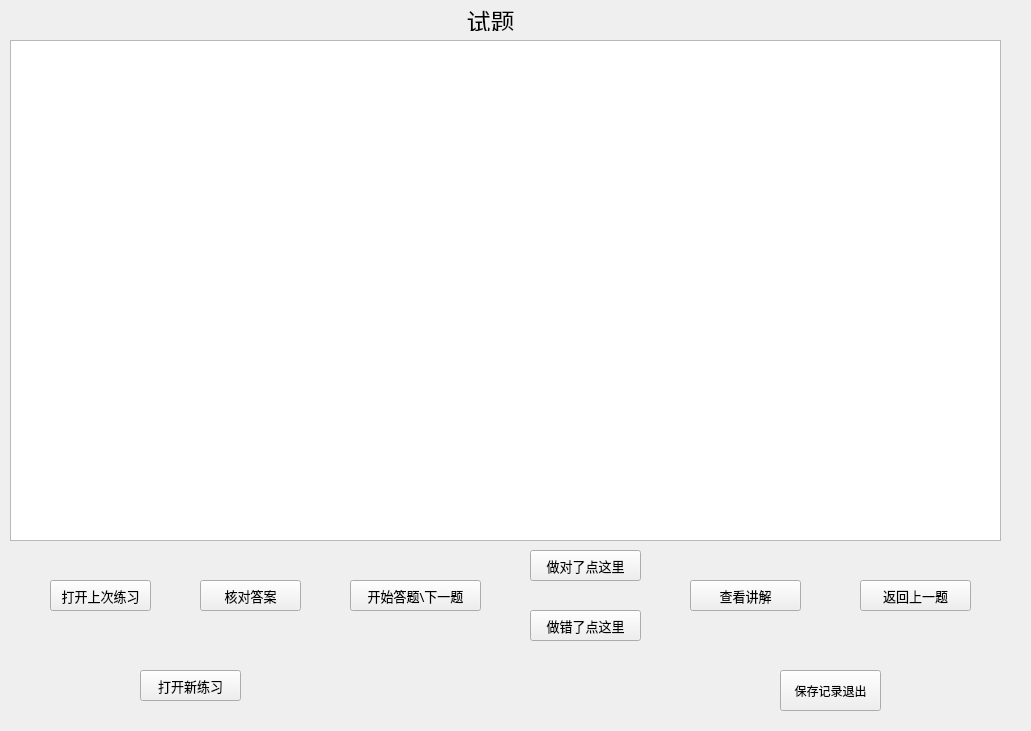
<?xml version="1.0" encoding="UTF-8"?>
<ui version="4.0">
 <class>Form</class>
 <widget class="QWidget" name="Form">
  <property name="geometry">
   <rect>
    <x>0</x>
    <y>0</y>
    <width>1031</width>
    <height>731</height>
   </rect>
  </property>
  <property name="windowTitle">
   <string>数学题训练助手</string>
  </property>
  <widget class="QTextEdit" name="textEdit">
   <property name="geometry">
    <rect>
     <x>10</x>
     <y>40</y>
     <width>991</width>
     <height>501</height>
    </rect>
   </property>
   <property name="documentTitle">
    <string/>
   </property>
  </widget>
  <widget class="QLabel" name="label_2">
   <property name="geometry">
    <rect>
     <x>400</x>
     <y>10</y>
     <width>181</width>
     <height>21</height>
    </rect>
   </property>
   <property name="font">
    <font>
     <family>新宋体</family>
     <pointsize>18</pointsize>
    </font>
   </property>
   <property name="layoutDirection">
    <enum>Qt::LeftToRight</enum>
   </property>
   <property name="text">
    <string>试题</string>
   </property>
   <property name="alignment">
    <set>Qt::AlignCenter</set>
   </property>
  </widget>
  <widget class="QPushButton" name="pushButton">
   <property name="geometry">
    <rect>
     <x>200</x>
     <y>580</y>
     <width>101</width>
     <height>31</height>
    </rect>
   </property>
   <property name="font">
    <font>
     <family>新宋体</family>
     <pointsize>10</pointsize>
    </font>
   </property>
   <property name="text">
    <string>核对答案</string>
   </property>
  </widget>
  <widget class="QPushButton" name="pushButton_3">
   <property name="geometry">
    <rect>
     <x>690</x>
     <y>580</y>
     <width>111</width>
     <height>31</height>
    </rect>
   </property>
   <property name="font">
    <font>
     <family>新宋体</family>
     <pointsize>10</pointsize>
    </font>
   </property>
   <property name="text">
    <string>查看讲解</string>
   </property>
  </widget>
  <widget class="QPushButton" name="pushButton_4">
   <property name="geometry">
    <rect>
     <x>350</x>
     <y>580</y>
     <width>131</width>
     <height>31</height>
    </rect>
   </property>
   <property name="font">
    <font>
     <family>新宋体</family>
     <pointsize>10</pointsize>
    </font>
   </property>
   <property name="text">
    <string>开始答题\下一题</string>
   </property>
  </widget>
  <widget class="QPushButton" name="pushButton_2">
   <property name="geometry">
    <rect>
     <x>140</x>
     <y>670</y>
     <width>101</width>
     <height>31</height>
    </rect>
   </property>
   <property name="font">
    <font>
     <family>新宋体</family>
     <pointsize>10</pointsize>
    </font>
   </property>
   <property name="text">
    <string>打开新练习</string>
   </property>
  </widget>
  <widget class="QLabel" name="label_3">
   <property name="geometry">
    <rect>
     <x>400</x>
     <y>660</y>
     <width>151</width>
     <height>41</height>
    </rect>
   </property>
   <property name="font">
    <font>
     <family>新宋体</family>
     <pointsize>12</pointsize>
    </font>
   </property>
   <property name="layoutDirection">
    <enum>Qt::LeftToRight</enum>
   </property>
   <property name="text">
    <string/>
   </property>
   <property name="alignment">
    <set>Qt::AlignCenter</set>
   </property>
  </widget>
  <widget class="QPushButton" name="pushButton_5">
   <property name="geometry">
    <rect>
     <x>780</x>
     <y>670</y>
     <width>101</width>
     <height>41</height>
    </rect>
   </property>
   <property name="text">
    <string>保存记录退出</string>
   </property>
  </widget>
  <widget class="QPushButton" name="pushButton_6">
   <property name="geometry">
    <rect>
     <x>50</x>
     <y>580</y>
     <width>101</width>
     <height>31</height>
    </rect>
   </property>
   <property name="font">
    <font>
     <family>新宋体</family>
     <pointsize>10</pointsize>
    </font>
   </property>
   <property name="text">
    <string>打开上次练习</string>
   </property>
  </widget>
  <widget class="QPushButton" name="pushButton_7">
   <property name="geometry">
    <rect>
     <x>860</x>
     <y>580</y>
     <width>111</width>
     <height>31</height>
    </rect>
   </property>
   <property name="font">
    <font>
     <family>新宋体</family>
     <pointsize>10</pointsize>
    </font>
   </property>
   <property name="text">
    <string>返回上一题</string>
   </property>
  </widget>
  <widget class="QPushButton" name="pushButton_8">
   <property name="geometry">
    <rect>
     <x>530</x>
     <y>550</y>
     <width>111</width>
     <height>31</height>
    </rect>
   </property>
   <property name="font">
    <font>
     <family>新宋体</family>
     <pointsize>10</pointsize>
    </font>
   </property>
   <property name="text">
    <string>做对了点这里</string>
   </property>
  </widget>
  <widget class="QPushButton" name="pushButton_9">
   <property name="geometry">
    <rect>
     <x>530</x>
     <y>610</y>
     <width>111</width>
     <height>31</height>
    </rect>
   </property>
   <property name="font">
    <font>
     <family>新宋体</family>
     <pointsize>10</pointsize>
    </font>
   </property>
   <property name="text">
    <string>做错了点这里</string>
   </property>
  </widget>
 </widget>
 <resources/>
 <connections>
  <connection>
   <sender>pushButton</sender>
   <signal>clicked()</signal>
   <receiver>Form</receiver>
   <slot>slot_check()</slot>
   <hints>
    <hint type="sourcelabel">
     <x>278</x>
     <y>607</y>
    </hint>
    <hint type="destinationlabel">
     <x>349</x>
     <y>622</y>
    </hint>
   </hints>
  </connection>
  <connection>
   <sender>pushButton_3</sender>
   <signal>clicked()</signal>
   <receiver>Form</receiver>
   <slot>slot_read()</slot>
   <hints>
    <hint type="sourcelabel">
     <x>690</x>
     <y>595</y>
    </hint>
    <hint type="destinationlabel">
     <x>775</x>
     <y>631</y>
    </hint>
   </hints>
  </connection>
  <connection>
   <sender>pushButton_4</sender>
   <signal>clicked()</signal>
   <receiver>Form</receiver>
   <slot>slot_testnext()</slot>
   <hints>
    <hint type="sourcelabel">
     <x>455</x>
     <y>588</y>
    </hint>
    <hint type="destinationlabel">
     <x>458</x>
     <y>652</y>
    </hint>
   </hints>
  </connection>
  <connection>
   <sender>pushButton_2</sender>
   <signal>clicked()</signal>
   <receiver>Form</receiver>
   <slot>slot_fileopen()</slot>
   <hints>
    <hint type="sourcelabel">
     <x>240</x>
     <y>670</y>
    </hint>
    <hint type="destinationlabel">
     <x>114</x>
     <y>602</y>
    </hint>
   </hints>
  </connection>
  <connection>
   <sender>pushButton_5</sender>
   <signal>clicked()</signal>
   <receiver>Form</receiver>
   <slot>slot_exit()</slot>
   <hints>
    <hint type="sourcelabel">
     <x>812</x>
     <y>688</y>
    </hint>
    <hint type="destinationlabel">
     <x>849</x>
     <y>686</y>
    </hint>
   </hints>
  </connection>
  <connection>
   <sender>pushButton_6</sender>
   <signal>clicked()</signal>
   <receiver>Form</receiver>
   <slot>slot_oldfile()</slot>
   <hints>
    <hint type="sourcelabel">
     <x>150</x>
     <y>610</y>
    </hint>
    <hint type="destinationlabel">
     <x>162</x>
     <y>700</y>
    </hint>
   </hints>
  </connection>
  <connection>
   <sender>pushButton_7</sender>
   <signal>clicked()</signal>
   <receiver>Form</receiver>
   <slot>slot_back()</slot>
   <hints>
    <hint type="sourcelabel">
     <x>919</x>
     <y>599</y>
    </hint>
    <hint type="destinationlabel">
     <x>935</x>
     <y>634</y>
    </hint>
   </hints>
  </connection>
  <connection>
   <sender>pushButton_8</sender>
   <signal>clicked()</signal>
   <receiver>Form</receiver>
   <slot>slot_yes()</slot>
   <hints>
    <hint type="sourcelabel">
     <x>575</x>
     <y>571</y>
    </hint>
    <hint type="destinationlabel">
     <x>574</x>
     <y>587</y>
    </hint>
   </hints>
  </connection>
  <connection>
   <sender>pushButton_9</sender>
   <signal>clicked()</signal>
   <receiver>Form</receiver>
   <slot>slot_no()</slot>
   <hints>
    <hint type="sourcelabel">
     <x>617</x>
     <y>627</y>
    </hint>
    <hint type="destinationlabel">
     <x>625</x>
     <y>667</y>
    </hint>
   </hints>
  </connection>
 </connections>
 <slots>
  <slot>slot_check()</slot>
  <slot>slot_read()</slot>
  <slot>slot_testnext()</slot>
  <slot>slot_yes()</slot>
  <slot>slot_no()</slot>
  <slot>slot_fileopen()</slot>
  <slot>slot_exit()</slot>
  <slot>slot_oldfile()</slot>
  <slot>slot_back()</slot>
 </slots>
</ui>
